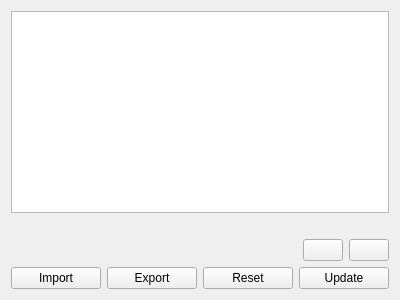
<?xml version="1.0" encoding="UTF-8"?>
<ui version="4.0">
 <class>LuxgateConfigPanel</class>
 <widget class="QFrame" name="LuxgateConfigPanel">
  <property name="geometry">
   <rect>
    <x>0</x>
    <y>0</y>
    <width>400</width>
    <height>300</height>
   </rect>
  </property>
  <property name="windowTitle">
   <string>Form</string>
  </property>
  <layout class="QVBoxLayout" name="verticalLayout">
   <item>
    <widget class="QTableView" name="tableViewConfiguration">
     <property name="editTriggers">
      <set>QAbstractItemView::AnyKeyPressed|QAbstractItemView::DoubleClicked</set>
     </property>
     <property name="selectionMode">
      <enum>QAbstractItemView::SingleSelection</enum>
     </property>
     <property name="selectionBehavior">
      <enum>QAbstractItemView::SelectRows</enum>
     </property>
    </widget>
   </item>
   <item>
    <widget class="QLabel" name="labelConfigStatus">
     <property name="styleSheet">
      <string notr="true"/>
     </property>
     <property name="text">
      <string/>
     </property>
     <property name="alignment">
      <set>Qt::AlignCenter</set>
     </property>
     <property name="status" stdset="0">
      <string>error</string>
     </property>
    </widget>
   </item>
   <item>
    <layout class="QHBoxLayout" name="horizontalLayout_6">
     <item>
      <spacer name="horizontalSpacer_15">
       <property name="orientation">
        <enum>Qt::Horizontal</enum>
       </property>
       <property name="sizeHint" stdset="0">
        <size>
         <width>40</width>
         <height>20</height>
        </size>
       </property>
      </spacer>
     </item>
     <item>
      <widget class="QPushButton" name="pushButtonRemoveConfiguration">
       <property name="text">
        <string/>
       </property>
       <property name="icon">
        <iconset resource="../lux.qrc">
         <normaloff>:/icons/remove</normaloff>:/icons/remove</iconset>
       </property>
      </widget>
     </item>
     <item>
      <widget class="QPushButton" name="pushButtonAddConfiguration">
       <property name="text">
        <string/>
       </property>
       <property name="icon">
        <iconset resource="../lux.qrc">
         <normaloff>:/icons/add</normaloff>:/icons/add</iconset>
       </property>
      </widget>
     </item>
    </layout>
   </item>
   <item>
    <layout class="QHBoxLayout" name="horizontalLayout_7">
     <item>
      <widget class="QPushButton" name="pushButtonImportConfig">
       <property name="text">
        <string>Import</string>
       </property>
      </widget>
     </item>
     <item>
      <widget class="QPushButton" name="pushButtonExportConfig">
       <property name="text">
        <string>Export</string>
       </property>
      </widget>
     </item>
     <item>
      <widget class="QPushButton" name="pushButtonResetConfig">
       <property name="text">
        <string>Reset</string>
       </property>
      </widget>
     </item>
     <item>
      <widget class="QPushButton" name="pushButtonUpdateConfig">
       <property name="text">
        <string>Update</string>
       </property>
      </widget>
     </item>
    </layout>
   </item>
  </layout>
 </widget>
 <resources>
  <include location="../lux.qrc"/>
 </resources>
 <connections/>
</ui>
